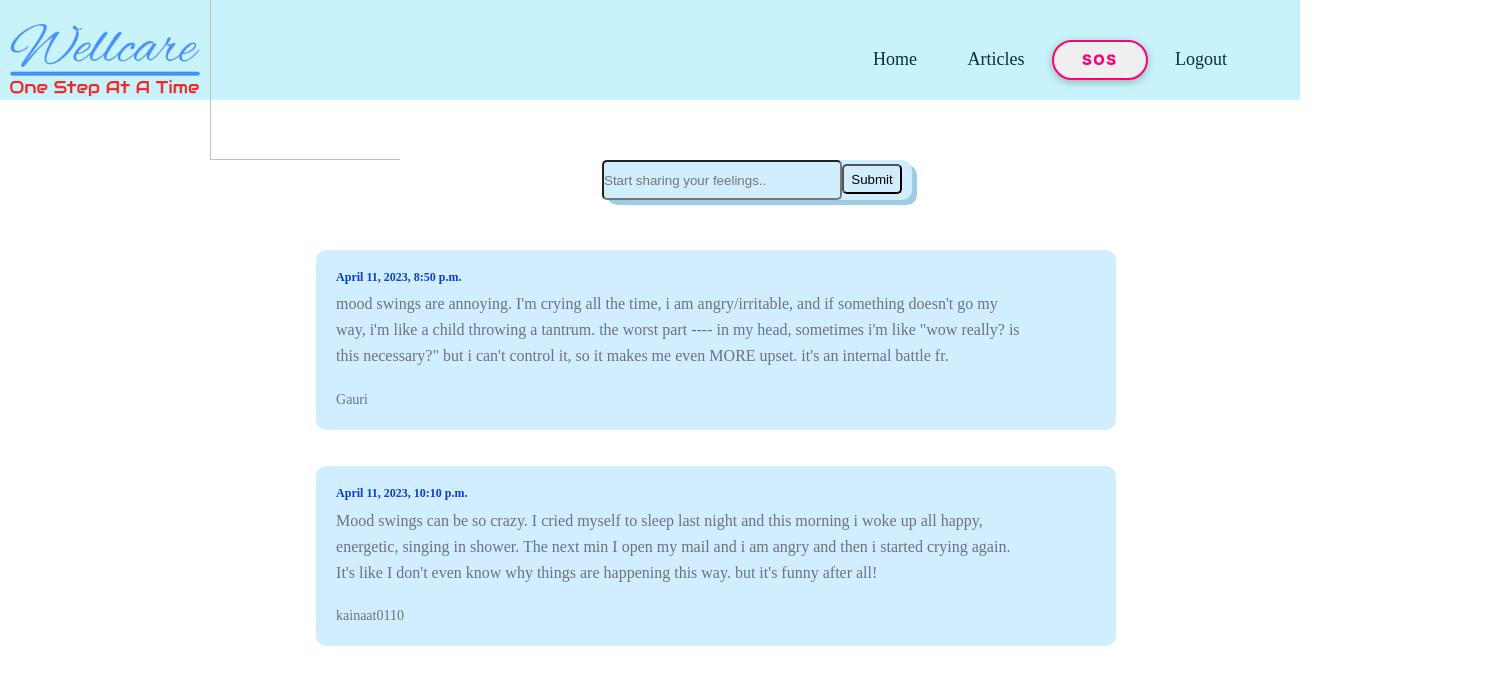
The page /ms.html on the database its author committed.
### home/models.py (models this page shows, shortened)
class CommentMS(models.Model):
    user = models.ForeignKey(User,on_delete=models.CASCADE)
    context = models.TextField()
    dates = models.DateTimeField(auto_now_add=True)

### home/views.py (the view, shortened to what this page needs)
# urls.py: path('ms.html',views.ms,name="ms"),
def ms(request):
    Comment1 = CommentMS.objects.all()
    context = {'Comment1':Comment1}
    return render(request, "ms.html",context)

### home/templates/ms.html (shortened to what this page needs)
{%load static%}
<html>
  <head>
    <link rel="stylesheet" type="text/css" href="{% static 'comments.css'%}">
  </head>
  <body>
    <div class="bg">
        <body>
            <div class="container">
                    <div class="navbar">
                        <img src="{% static 'logo.png' %}" class="logo">
                        <img src="" class="logo">
                            <nav>
                                <ul>
                                    <li><a href="afterlogin.html">Home</a></li>
                                    <li><a href="blog_index.html">Articles</a></li>
                                    <button class="button1" onclick="sos()"> SOS</button>
                                    <li><a href="login.html">Logout</a></li>
                                </ul>
                            </nav>
                    </div>
            </div>
        <div class="Message">
            <form class="form" action="" method="post">
                <input class="form" title="Write Message" name="comment" placeholder="Start sharing your feelings..">
                <input class="submit" type="submit" value="Submit">
            </form>
        </div>
        {% for i in Comment1 %}
        <div>
            <div class="card">
                  <p class="date-time">{{i.dates}}</p>
                  <p class="comment" style="width:90%">{{i.context}}</p>
                  <div class="author">{{i.user}}</div>
             </div>
        </div>
        <br>
        <br>
        {% endfor %}
    </div>
</body>
</html>

### home/static/comments.css (style rules this page uses)
* { margin: 0; padding: 0; }
.container { height: 100px; width: 1300px; border: none; background-color: #c8f3fa; align-items: center; }
.navbar { width: 115%; height: 15vh; margin:auto; display: flex; align-items: center; font-size: large; }
.logo { width: 200px; cursor: pointer; padding-left: 10px; }
nav { flex:1.5; padding-left: 450px; }
nav ul li { display: inline-block; list-style: none; margin: 0px 23px; }
nav ul li a { text-decoration: none; color: #023047; }
.button1 { font-size: 14px; letter-spacing: 2px; text-transform: uppercase; display: inline-block; text-align: center; font-weight: bold; padding: 0.7em 2em; border: 2px solid #FF0072; border-radius: 22px; position: relative; box-shadow: 0 2px 10px rgba(0, 0, 0, 0.16), 0 3px 6px rgba(0, 0, 0, 0.1); color: #FF0072; text-decoration: none; transition: 0.3s ease all; z-index: 1; font-weight: 1000; }
.button1:before { transition: 0.5s all ease; position: absolute; top: 0; left: 50%; right: 50%; bottom: 0; opacity: 0; content: ''; background-color: #FF0072; z-index: -1; border-radius: 22px; }
* { box-sizing:border-box }
.card { position: relative; top: 150px; left: 21%; display: flex; flex-direction: column; justify-content: space-between; background-color: rgb(208, 238, 255); padding: 20px; width: 800px; border-radius: 10px; }
.date-time { color: rgba(7, 63, 216, 1); font-size: 12px; font-weight: 600; }
.comment { margin-top: 0.4rem; line-height: 1.625; color: rgba(107, 114, 128, 1); }
.author { margin-top: 1.3rem; font-size: 0.875rem; line-height: 1.25rem; color: rgba(107, 114, 128, 1); }
.Message { position: absolute; top: 160px; left: 40%; width: 310px; height: 40px; border-radius: 10px; background-color: rgb(208, 238, 255); transform: translate(0px,0px); box-shadow: 5px 5px rgb(159, 203, 228); }
.submit { width: 60px; height: 30px; border-radius: 5px; }

### home/templates/ms.html (style rules this page uses)
.form { background-color: rgb(208, 238, 255); color: black; height:40px; border-radius: 5px; width:88%; }
.submit { background-color: rgb(208, 238, 255); color: black; position: absolute; right:10px; top:4px; }

### rows shown on the page
CommentMS: dates "April 11, 2023, 8:50 p.m.", context "mood swings are annoying. I'm crying all the time, i am angry/irritable, and if something doesn't go my way, i'm like a child throwing a tantrum. the worst part ---- in my head, sometimes i'm like \"wow really? is this necessary?\" but i can't control it, so it makes me even MORE upset. it's an internal battle fr.", user "Gauri"
CommentMS: dates "April 11, 2023, 10:10 p.m.", context "Mood swings can be so crazy. I cried myself to sleep last night and this morning i woke up all happy, energetic, singing in shower. The next min I open my mail and i am angry and then i started crying again. It's like I don't even know why things are happening this way. but it's funny after all!", user "kainaat0110"
